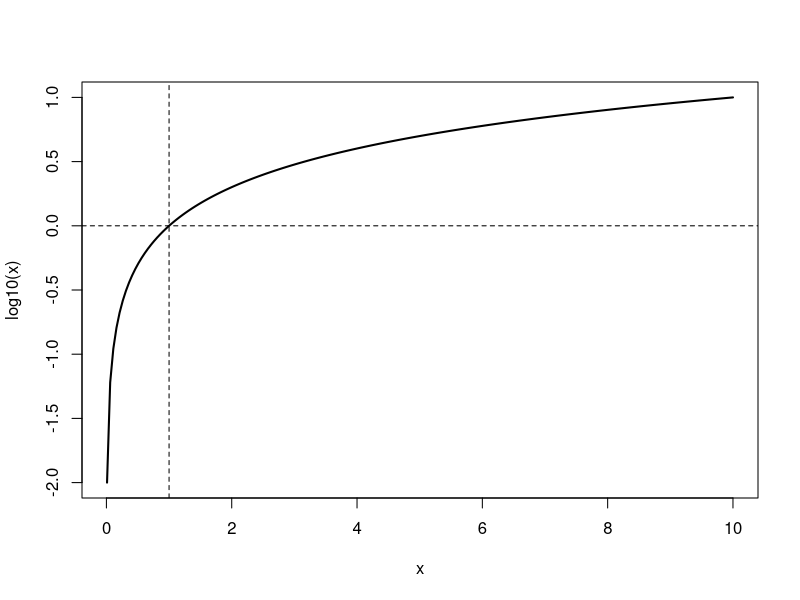
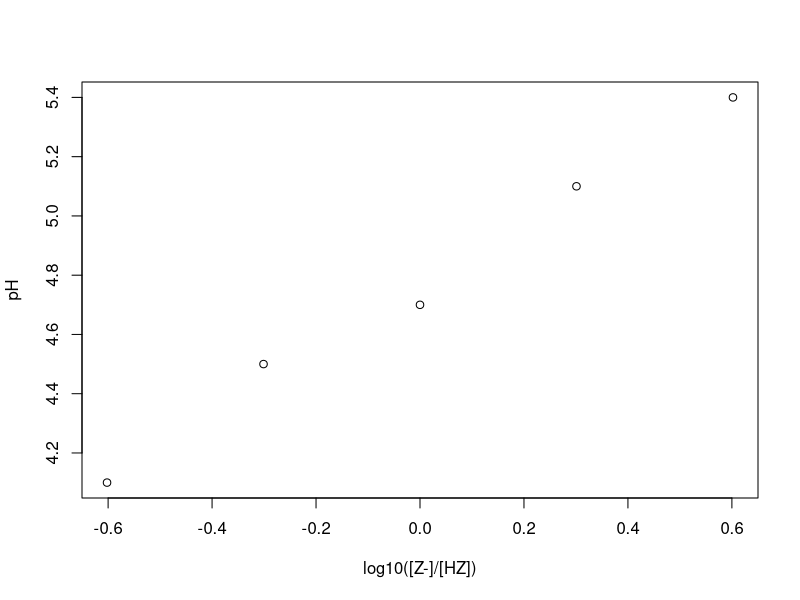
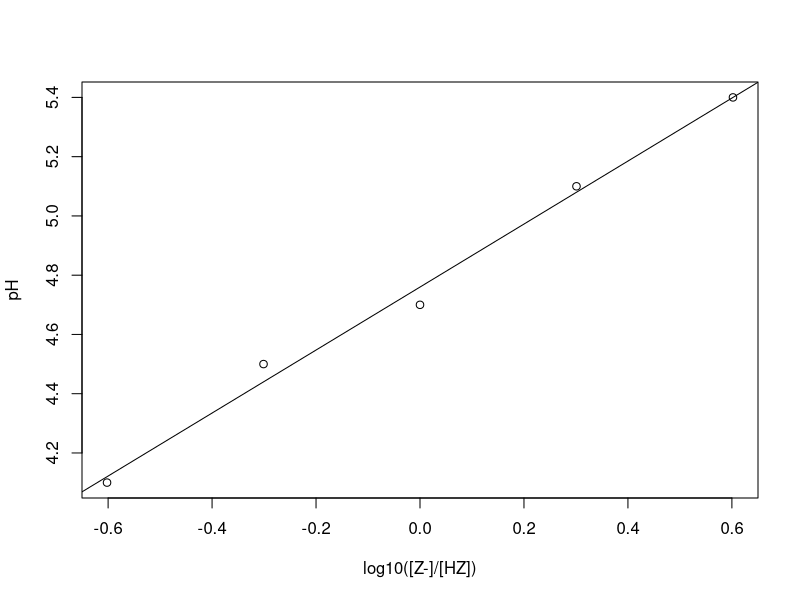

Here is the R script that generated these plots, in order:
## ---- chunk 1
10^3
## ---- chunk 2
log(1000,10)
## ---- chunk 3
log(1024, 2)
## ---- chunk 4
x <- seq(0.01, 10, length.out = 200) # discretisatie van de x-as

plot(x, log10(x), type = "l", lwd = 2,
     xlab = "x", ylab = "log10(x)")
abline(h = 0, lty = 2) # horizontale lijn op y=0
abline(v = 1, lty = 2) # verticale lijn op x=1
## ---- chunk 5
# Verander hier niks aan!
htmltools::tags$iframe(src = "https://mai-nguyen0310.shinyapps.io/shiny_log/",
                       width = "100%", height = "400", frameborder = "0")
## ---- chunk 6
ratio <- c(4, 2, 1, 0.5, 0.25)          # [Z-]/[HZ] op vijf momenten
pH_gemeten <- c(5.4, 5.1, 4.7, 4.5, 4.1)   # fictieve metingen

x <- log10(ratio)

plot(x, pH_gemeten, xlab = "log10([Z-]/[HZ])", ylab = "pH")
## ---- chunk 7
model <- lm(pH_gemeten ~ x)

plot(x, pH_gemeten, xlab = "log10([Z-]/[HZ])", ylab = "pH")
abline(model)
